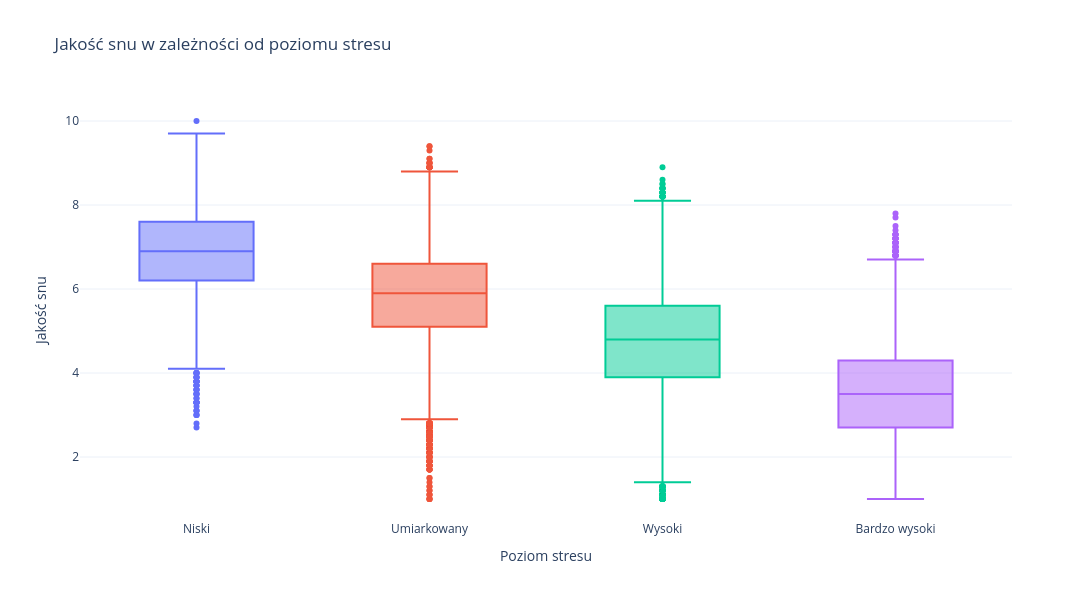

The cell this chart's notebook holds for it:
### Code cell
# Rysowanie wykresu - boxplot
fig = px.box(
    df,
    x="stress_group",
    y="sleep_quality_score",
    color="stress_group",
    category_orders={
        "stress_group": ["Niski", "Umiarkowany", "Wysoki", "Bardzo wysoki"]
    },
    labels={
        "stress_group": "Poziom stresu",
        "sleep_quality_score": "Jakość snu"
    },
    title="Jakość snu w zależności od poziomu stresu"
)
fig.update_layout(
    template="plotly_white",
    width=1600,
    height=600,
    showlegend=False
)
fig.show()

### Figure 1 — Plotly figure (JSON) as saved in the notebook; plotly's stock layout.template omitted (floating-point values rounded to 4 significant figures; data arrays with more than 128 entries replaced by an {"elided": "..."} marker saying what was removed)
{"data": [{"alignmentgroup": "True", "hovertemplate": "Poziom stresu=%{x}<br>Jakość snu=%{y}<extra></extra>", "legendgroup": "Niski", "marker": {"color": "#636efa"}, "name": "Niski", "notched": false, "offsetgroup": "Niski", "orientation": "v", "showlegend": true, "type": "box", "x": {"elided": "6130 str values"}, "x0": " ", "xaxis": "x", "y": {"elided": "6130 float values"}, "y0": " ", "yaxis": "y"}, {"alignmentgroup": "True", "hovertemplate": "Poziom stresu=%{x}<br>Jakość snu=%{y}<extra></extra>", "legendgroup": "Umiarkowany", "marker": {"color": "#EF553B"}, "name": "Umiarkowany", "notched": false, "offsetgroup": "Umiarkowany", "orientation": "v", "showlegend": true, "type": "box", "x": {"elided": "24589 str values"}, "x0": " ", "xaxis": "x", "y": {"elided": "24589 float values"}, "y0": " ", "yaxis": "y"}, {"alignmentgroup": "True", "hovertemplate": "Poziom stresu=%{x}<br>Jakość snu=%{y}<extra></extra>", "legendgroup": "Wysoki", "marker": {"color": "#00cc96"}, "name": "Wysoki", "notched": false, "offsetgroup": "Wysoki", "orientation": "v", "showlegend": true, "type": "box", "x": {"elided": "48905 str values"}, "x0": " ", "xaxis": "x", "y": {"elided": "48905 float values"}, "y0": " ", "yaxis": "y"}, {"alignmentgroup": "True", "hovertemplate": "Poziom stresu=%{x}<br>Jakość snu=%{y}<extra></extra>", "legendgroup": "Bardzo wysoki", "marker": {"color": "#ab63fa"}, "name": "Bardzo wysoki", "notched": false, "offsetgroup": "Bardzo wysoki", "orientation": "v", "showlegend": true, "type": "box", "x": {"elided": "20376 str values"}, "x0": " ", "xaxis": "x", "y": {"elided": "20376 float values"}, "y0": " ", "yaxis": "y"}], "layout": {"boxmode": "overlay", "height": 600, "legend": {"title": {"text": "Poziom stresu"}, "tracegroupgap": 0}, "showlegend": false, "title": {"text": "Jakość snu w zależności od poziomu stresu"}, "width": 1600, "xaxis": {"anchor": "y", "categoryarray": ["Niski", "Umiarkowany", "Wysoki", "Bardzo wysoki"], "categoryorder": "array", "domain": [0, 1], "title": {"text": "Poziom stresu"}}, "yaxis": {"anchor": "x", "domain": [0, 1], "title": {"text": "Jakość snu"}}}}
